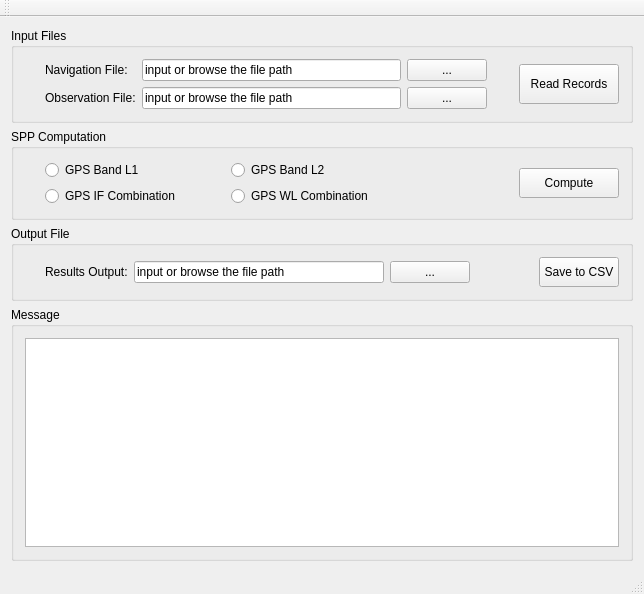
<?xml version="1.0" encoding="UTF-8"?>
<ui version="4.0">
 <class>MainWindow</class>
 <widget class="QMainWindow" name="MainWindow">
  <property name="geometry">
   <rect>
    <x>0</x>
    <y>0</y>
    <width>644</width>
    <height>594</height>
   </rect>
  </property>
  <property name="minimumSize">
   <size>
    <width>0</width>
    <height>0</height>
   </size>
  </property>
  <property name="baseSize">
   <size>
    <width>0</width>
    <height>0</height>
   </size>
  </property>
  <property name="windowTitle">
   <string>GNSS SPP Computation</string>
  </property>
  <widget class="QWidget" name="centralWidget">
   <layout class="QGridLayout" name="gridLayout_2">
    <item row="1" column="0">
     <widget class="QGroupBox" name="groupBox_2">
      <property name="title">
       <string>SPP Computation</string>
      </property>
      <layout class="QGridLayout" name="gridLayout_3">
       <item row="0" column="4" rowspan="2" colspan="2">
        <widget class="QPushButton" name="pushButton_Compute">
         <property name="minimumSize">
          <size>
           <width>100</width>
           <height>30</height>
          </size>
         </property>
         <property name="text">
          <string>Compute</string>
         </property>
        </widget>
       </item>
       <item row="0" column="3">
        <spacer name="horizontalSpacer">
         <property name="orientation">
          <enum>Qt::Horizontal</enum>
         </property>
         <property name="sizeHint" stdset="0">
          <size>
           <width>20</width>
           <height>20</height>
          </size>
         </property>
        </spacer>
       </item>
       <item row="1" column="2">
        <widget class="QRadioButton" name="radioButton_WL">
         <property name="minimumSize">
          <size>
           <width>180</width>
           <height>0</height>
          </size>
         </property>
         <property name="text">
          <string>GPS WL Combination</string>
         </property>
        </widget>
       </item>
       <item row="1" column="1">
        <widget class="QRadioButton" name="radioButton_IF">
         <property name="minimumSize">
          <size>
           <width>180</width>
           <height>0</height>
          </size>
         </property>
         <property name="text">
          <string>GPS IF Combination</string>
         </property>
        </widget>
       </item>
       <item row="0" column="1">
        <widget class="QRadioButton" name="radioButton_L1">
         <property name="minimumSize">
          <size>
           <width>180</width>
           <height>0</height>
          </size>
         </property>
         <property name="text">
          <string>GPS Band L1</string>
         </property>
         <property name="checkable">
          <bool>true</bool>
         </property>
         <property name="checked">
          <bool>false</bool>
         </property>
        </widget>
       </item>
       <item row="0" column="0">
        <spacer name="horizontalSpacer_3">
         <property name="orientation">
          <enum>Qt::Horizontal</enum>
         </property>
         <property name="sizeType">
          <enum>QSizePolicy::Fixed</enum>
         </property>
         <property name="sizeHint" stdset="0">
          <size>
           <width>20</width>
           <height>20</height>
          </size>
         </property>
        </spacer>
       </item>
       <item row="0" column="2">
        <widget class="QRadioButton" name="radioButton_L2">
         <property name="minimumSize">
          <size>
           <width>180</width>
           <height>0</height>
          </size>
         </property>
         <property name="text">
          <string>GPS Band L2</string>
         </property>
        </widget>
       </item>
      </layout>
     </widget>
    </item>
    <item row="0" column="0">
     <widget class="QGroupBox" name="groupBox">
      <property name="title">
       <string>Input Files</string>
      </property>
      <layout class="QGridLayout" name="gridLayout">
       <item row="0" column="6" rowspan="2">
        <widget class="QPushButton" name="pushButton_Read">
         <property name="minimumSize">
          <size>
           <width>100</width>
           <height>40</height>
          </size>
         </property>
         <property name="text">
          <string>Read Records</string>
         </property>
        </widget>
       </item>
       <item row="0" column="3">
        <widget class="QPushButton" name="pushButton_BrowseNav">
         <property name="sizePolicy">
          <sizepolicy hsizetype="Fixed" vsizetype="Fixed">
           <horstretch>0</horstretch>
           <verstretch>0</verstretch>
          </sizepolicy>
         </property>
         <property name="minimumSize">
          <size>
           <width>10</width>
           <height>0</height>
          </size>
         </property>
         <property name="text">
          <string>...</string>
         </property>
        </widget>
       </item>
       <item row="0" column="1">
        <widget class="QLabel" name="label">
         <property name="text">
          <string>Navigation File:</string>
         </property>
        </widget>
       </item>
       <item row="0" column="2">
        <widget class="QLineEdit" name="lineEdit_NavPath">
         <property name="sizePolicy">
          <sizepolicy hsizetype="Expanding" vsizetype="Fixed">
           <horstretch>0</horstretch>
           <verstretch>0</verstretch>
          </sizepolicy>
         </property>
         <property name="minimumSize">
          <size>
           <width>250</width>
           <height>0</height>
          </size>
         </property>
         <property name="text">
          <string>input or browse the file path</string>
         </property>
        </widget>
       </item>
       <item row="0" column="4" colspan="2">
        <spacer name="horizontalSpacer_2">
         <property name="orientation">
          <enum>Qt::Horizontal</enum>
         </property>
         <property name="sizeType">
          <enum>QSizePolicy::Expanding</enum>
         </property>
         <property name="sizeHint" stdset="0">
          <size>
           <width>20</width>
           <height>20</height>
          </size>
         </property>
        </spacer>
       </item>
       <item row="1" column="2">
        <widget class="QLineEdit" name="lineEdit_ObsPath">
         <property name="sizePolicy">
          <sizepolicy hsizetype="Expanding" vsizetype="Fixed">
           <horstretch>0</horstretch>
           <verstretch>0</verstretch>
          </sizepolicy>
         </property>
         <property name="minimumSize">
          <size>
           <width>250</width>
           <height>0</height>
          </size>
         </property>
         <property name="text">
          <string>input or browse the file path</string>
         </property>
        </widget>
       </item>
       <item row="1" column="3">
        <widget class="QPushButton" name="pushButton_BrowseObs">
         <property name="sizePolicy">
          <sizepolicy hsizetype="Fixed" vsizetype="Fixed">
           <horstretch>0</horstretch>
           <verstretch>0</verstretch>
          </sizepolicy>
         </property>
         <property name="minimumSize">
          <size>
           <width>10</width>
           <height>0</height>
          </size>
         </property>
         <property name="text">
          <string>...</string>
         </property>
        </widget>
       </item>
       <item row="0" column="0">
        <spacer name="horizontalSpacer_4">
         <property name="orientation">
          <enum>Qt::Horizontal</enum>
         </property>
         <property name="sizeType">
          <enum>QSizePolicy::Fixed</enum>
         </property>
         <property name="sizeHint" stdset="0">
          <size>
           <width>20</width>
           <height>20</height>
          </size>
         </property>
        </spacer>
       </item>
       <item row="1" column="1">
        <widget class="QLabel" name="label_2">
         <property name="text">
          <string>Observation File:</string>
         </property>
        </widget>
       </item>
      </layout>
     </widget>
    </item>
    <item row="3" column="0">
     <widget class="QGroupBox" name="groupBox_3">
      <property name="title">
       <string>Message</string>
      </property>
      <layout class="QGridLayout" name="gridLayout_4">
       <item row="0" column="0">
        <widget class="QListWidget" name="listWidget_Msg"/>
       </item>
      </layout>
     </widget>
    </item>
    <item row="2" column="0">
     <widget class="QGroupBox" name="groupBox_4">
      <property name="title">
       <string>Output File</string>
      </property>
      <layout class="QGridLayout" name="gridLayout_5">
       <item row="0" column="0">
        <spacer name="horizontalSpacer_6">
         <property name="orientation">
          <enum>Qt::Horizontal</enum>
         </property>
         <property name="sizeType">
          <enum>QSizePolicy::Fixed</enum>
         </property>
         <property name="sizeHint" stdset="0">
          <size>
           <width>20</width>
           <height>20</height>
          </size>
         </property>
        </spacer>
       </item>
       <item row="0" column="1">
        <widget class="QLabel" name="label_3">
         <property name="text">
          <string>Results Output:</string>
         </property>
        </widget>
       </item>
       <item row="0" column="2">
        <widget class="QLineEdit" name="lineEdit_OutputPath">
         <property name="minimumSize">
          <size>
           <width>250</width>
           <height>0</height>
          </size>
         </property>
         <property name="text">
          <string>input or browse the file path</string>
         </property>
        </widget>
       </item>
       <item row="0" column="3">
        <widget class="QPushButton" name="pushButton_BrowseOutput">
         <property name="sizePolicy">
          <sizepolicy hsizetype="Fixed" vsizetype="Fixed">
           <horstretch>0</horstretch>
           <verstretch>0</verstretch>
          </sizepolicy>
         </property>
         <property name="minimumSize">
          <size>
           <width>10</width>
           <height>0</height>
          </size>
         </property>
         <property name="text">
          <string>...</string>
         </property>
        </widget>
       </item>
       <item row="0" column="4">
        <spacer name="horizontalSpacer_5">
         <property name="orientation">
          <enum>Qt::Horizontal</enum>
         </property>
         <property name="sizeType">
          <enum>QSizePolicy::Expanding</enum>
         </property>
         <property name="sizeHint" stdset="0">
          <size>
           <width>49</width>
           <height>20</height>
          </size>
         </property>
        </spacer>
       </item>
       <item row="0" column="5">
        <widget class="QPushButton" name="pushButton_SaveOutput">
         <property name="minimumSize">
          <size>
           <width>0</width>
           <height>30</height>
          </size>
         </property>
         <property name="text">
          <string>Save to CSV</string>
         </property>
        </widget>
       </item>
      </layout>
     </widget>
    </item>
   </layout>
  </widget>
  <widget class="QMenuBar" name="menuBar">
   <property name="geometry">
    <rect>
     <x>0</x>
     <y>0</y>
     <width>644</width>
     <height>21</height>
    </rect>
   </property>
  </widget>
  <widget class="QToolBar" name="mainToolBar">
   <attribute name="toolBarArea">
    <enum>TopToolBarArea</enum>
   </attribute>
   <attribute name="toolBarBreak">
    <bool>false</bool>
   </attribute>
  </widget>
  <widget class="QStatusBar" name="statusBar"/>
 </widget>
 <layoutdefault spacing="6" margin="11"/>
 <resources/>
 <connections/>
</ui>
